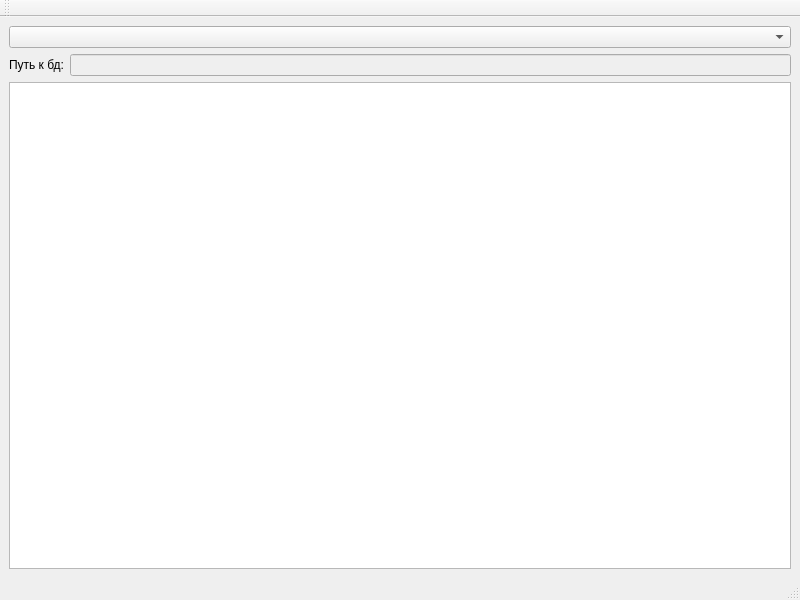
<?xml version="1.0" encoding="UTF-8"?>
<ui version="4.0">
 <class>MainWindow</class>
 <widget class="QMainWindow" name="MainWindow">
  <property name="geometry">
   <rect>
    <x>0</x>
    <y>0</y>
    <width>800</width>
    <height>600</height>
   </rect>
  </property>
  <property name="windowTitle">
   <string>MainWindow</string>
  </property>
  <widget class="QWidget" name="centralwidget">
   <layout class="QGridLayout" name="gridLayout">
    <item row="0" column="0">
     <layout class="QVBoxLayout" name="verticalLayout">
      <item>
       <widget class="QComboBox" name="comboBox"/>
      </item>
      <item>
       <layout class="QHBoxLayout" name="horizontalLayout">
        <item>
         <widget class="QLabel" name="label">
          <property name="text">
           <string>Путь к бд:</string>
          </property>
         </widget>
        </item>
        <item>
         <widget class="QLineEdit" name="path_db">
          <property name="enabled">
           <bool>false</bool>
          </property>
         </widget>
        </item>
       </layout>
      </item>
      <item>
       <widget class="QTableView" name="tableView"/>
      </item>
     </layout>
    </item>
   </layout>
  </widget>
  <widget class="QStatusBar" name="statusbar"/>
  <widget class="QToolBar" name="toolBar">
   <property name="windowTitle">
    <string>toolBar</string>
   </property>
   <attribute name="toolBarArea">
    <enum>TopToolBarArea</enum>
   </attribute>
   <attribute name="toolBarBreak">
    <bool>false</bool>
   </attribute>
  </widget>
  <action name="open">
   <property name="text">
    <string>Открыть бд</string>
   </property>
  </action>
  <action name="actionadd_row">
   <property name="text">
    <string>add_row</string>
   </property>
  </action>
  <action name="actiondel_row">
   <property name="text">
    <string>del_row</string>
   </property>
  </action>
  <action name="actionsave">
   <property name="text">
    <string>save</string>
   </property>
  </action>
 </widget>
 <resources/>
 <connections/>
</ui>
